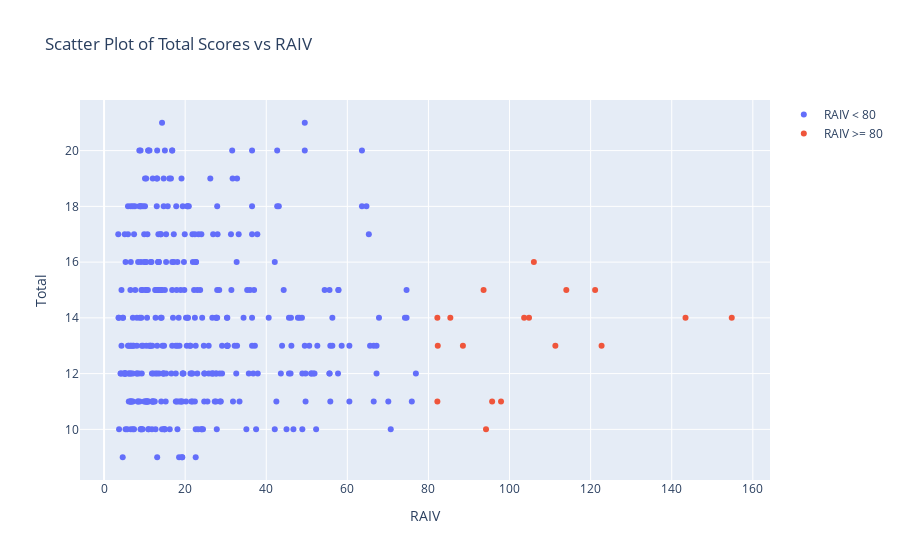

The notebook cell this image was saved under:
### Markdown cell above
## 이상치와 아닌 데이터의 total 점수를 비교
x축에는 전체데이터의 RAIV, y축은 Total <br>

### Code cell
# Filter merged_result based on RAIV_1 >= 80
merged_result_raiv_80 = merged_result[merged_result['RAIV'] >= 80]

# Create a scatter plot for RAIV_1 < 80
trace_raiv_lt_80 = go.Scatter(
    x=merged_result[merged_result['RAIV'] < 80]['RAIV'],
    y=merged_result[merged_result['RAIV'] < 80]['Total'],
    mode='markers',
    name='RAIV < 80'
)

# Create a scatter plot for RAIV_1 >= 80
trace_raiv_gte_80 = go.Scatter(
    x=merged_result_raiv_80['RAIV'],
    y=merged_result_raiv_80['Total'],
    mode='markers',
    name='RAIV >= 80'
)

# Create layout
layout = go.Layout(
    title="Scatter Plot of Total Scores vs RAIV",
    xaxis=dict(title='RAIV'),
    yaxis=dict(title='Total')
)

# Create figure and add traces
fig = go.Figure(data=[trace_raiv_lt_80, trace_raiv_gte_80], layout=layout)

# Show plot
fig.show()

### Figure 1 — Plotly figure (JSON) as saved in the notebook; plotly's stock layout.template omitted (floating-point values rounded to 4 significant figures; data arrays with more than 128 entries replaced by an {"elided": "..."} marker saying what was removed)
{"data": [{"mode": "markers", "name": "RAIV < 80", "type": "scatter", "x": {"elided": "371 float values"}, "y": {"elided": "371 int values"}}, {"mode": "markers", "name": "RAIV >= 80", "type": "scatter", "x": [95.7, 85.4, 114, 154.8, 94.2, 111.3, 103.6, 143.4, 93.6, 82.3, 88.5, 82.2, 82.2, 106, 121.1, 122.7, 104.8, 97.9], "y": [11, 14, 15, 14, 10, 13, 14, 14, 15, 13, 13, 14, 11, 16, 15, 13, 14, 11]}], "layout": {"title": {"text": "Scatter Plot of Total Scores vs RAIV"}, "xaxis": {"title": {"text": "RAIV"}}, "yaxis": {"title": {"text": "Total"}}}}
